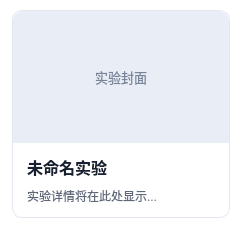
<?xml version="1.0" encoding="UTF-8"?>
<ui version="4.0">
 <class>Card</class>
 <widget class="QWidget" name="Card">
  <property name="geometry">
   <rect>
    <x>0</x>
    <y>0</y>
    <width>242</width>
    <height>231</height>
   </rect>
  </property>
  <property name="minimumSize">
   <size>
    <width>0</width>
    <height>0</height>
   </size>
  </property>
  <property name="maximumSize">
   <size>
    <width>384</width>
    <height>304</height>
   </size>
  </property>
  <property name="styleSheet">
   <string notr="true">QWidget#Card {
    background: transparent;
}

QFrame#panelFrame {
    background: #FFFFFF;
    border: 1px solid #E3E7EE;
    border-radius: 10px;
}

QFrame#panelFrame:hover {
    border: 1px solid #BFC7D5;
    background: #FBFCFE;
}

QFrame#coverFrame {
    background: #E9EEF6;
    border-top-left-radius: 10px;
    border-top-right-radius: 10px;
}

QLabel#coverLabel {
    color: #798499;
    font-size: 13px;
}

QLabel#titleLabel {
    color: #172033;
    font-size: 16px;
    font-weight: 700;
}

QLabel#summaryLabel {
    color: #5E687A;
    font-size: 12px;
    line-height: 18px;
}

QLabel#tagLabel {
    color: #536173;
    background: #EEF2F7;
    border-radius: 10px;
    padding: 4px 8px;
}

QLabel#localBadgeLabel {
    color: #FFFFFF;
    background: #2F7D62;
    border-radius: 10px;
    padding: 4px 8px;
    font-size: 11px;
    font-weight: 700;
}</string>
  </property>
  <layout class="QVBoxLayout" name="rootLayout">
   <property name="spacing">
    <number>0</number>
   </property>
   <property name="leftMargin">
    <number>12</number>
   </property>
   <property name="topMargin">
    <number>10</number>
   </property>
   <property name="rightMargin">
    <number>12</number>
   </property>
   <property name="bottomMargin">
    <number>14</number>
   </property>
   <item>
    <widget class="QFrame" name="panelFrame">
     <property name="frameShape">
      <enum>QFrame::Shape::NoFrame</enum>
     </property>
     <layout class="QVBoxLayout" name="panelLayout">
      <property name="spacing">
       <number>0</number>
      </property>
      <property name="leftMargin">
       <number>0</number>
      </property>
      <property name="topMargin">
       <number>0</number>
      </property>
      <property name="rightMargin">
       <number>0</number>
      </property>
      <property name="bottomMargin">
       <number>0</number>
      </property>
      <item>
       <widget class="QFrame" name="coverFrame">
        <property name="minimumSize">
         <size>
          <width>0</width>
          <height>132</height>
         </size>
        </property>
        <property name="maximumSize">
         <size>
          <width>16777215</width>
          <height>132</height>
         </size>
        </property>
        <property name="frameShape">
         <enum>QFrame::Shape::NoFrame</enum>
        </property>
        <layout class="QVBoxLayout" name="coverLayout">
         <property name="leftMargin">
          <number>12</number>
         </property>
         <property name="topMargin">
          <number>12</number>
         </property>
         <property name="rightMargin">
          <number>12</number>
         </property>
         <property name="bottomMargin">
          <number>12</number>
         </property>
         <item>
          <widget class="QLabel" name="coverLabel">
           <property name="enabled">
            <bool>true</bool>
           </property>
           <property name="minimumSize">
            <size>
             <width>192</width>
             <height>108</height>
            </size>
           </property>
           <property name="text">
            <string>实验封面</string>
           </property>
           <property name="alignment">
            <set>Qt::AlignmentFlag::AlignCenter</set>
           </property>
          </widget>
         </item>
        </layout>
       </widget>
      </item>
      <item>
       <widget class="QWidget" name="bodyWidget" native="true">
        <layout class="QVBoxLayout" name="bodyLayout">
         <property name="spacing">
          <number>8</number>
         </property>
         <property name="leftMargin">
          <number>14</number>
         </property>
         <property name="topMargin">
          <number>12</number>
         </property>
         <property name="rightMargin">
          <number>14</number>
         </property>
         <property name="bottomMargin">
          <number>12</number>
         </property>
         <item>
          <widget class="QLabel" name="titleLabel">
           <property name="text">
            <string>未命名实验</string>
           </property>
           <property name="wordWrap">
            <bool>true</bool>
           </property>
          </widget>
         </item>
         <item>
          <widget class="QLabel" name="summaryLabel">
           <property name="text">
            <string>实验详情将在此处显示...</string>
           </property>
           <property name="wordWrap">
            <bool>true</bool>
           </property>
          </widget>
         </item>
        </layout>
       </widget>
      </item>
     </layout>
    </widget>
   </item>
  </layout>
 </widget>
 <resources/>
 <connections/>
</ui>
